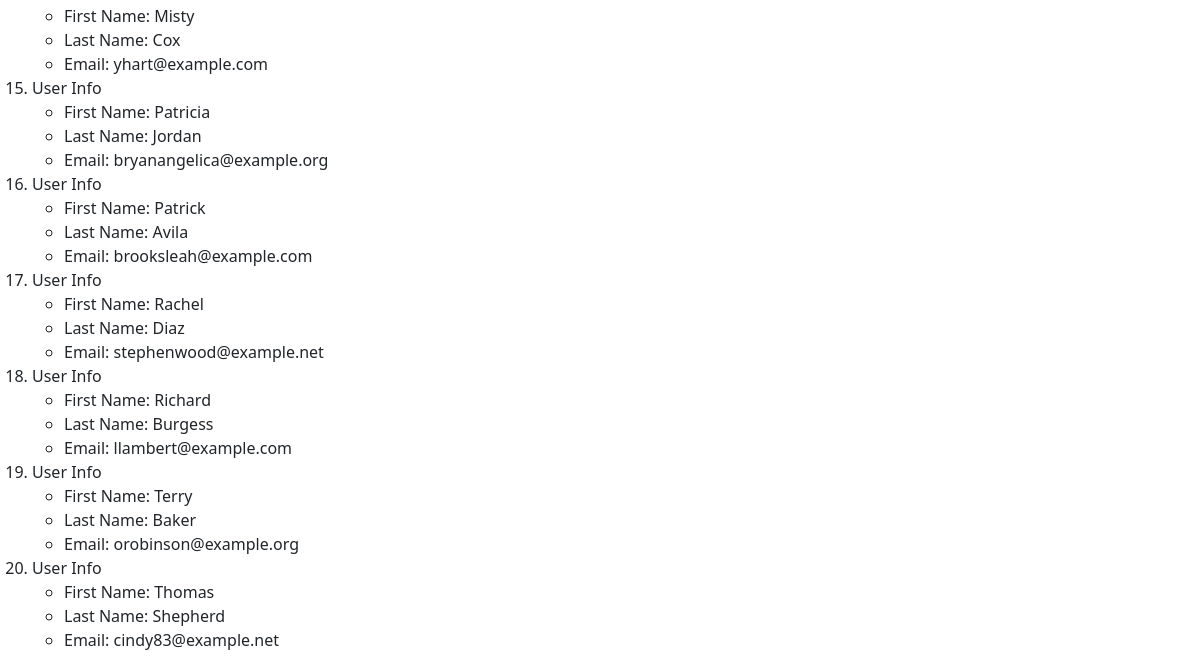
The page /user/ (lower part) on the database as committed earlier.
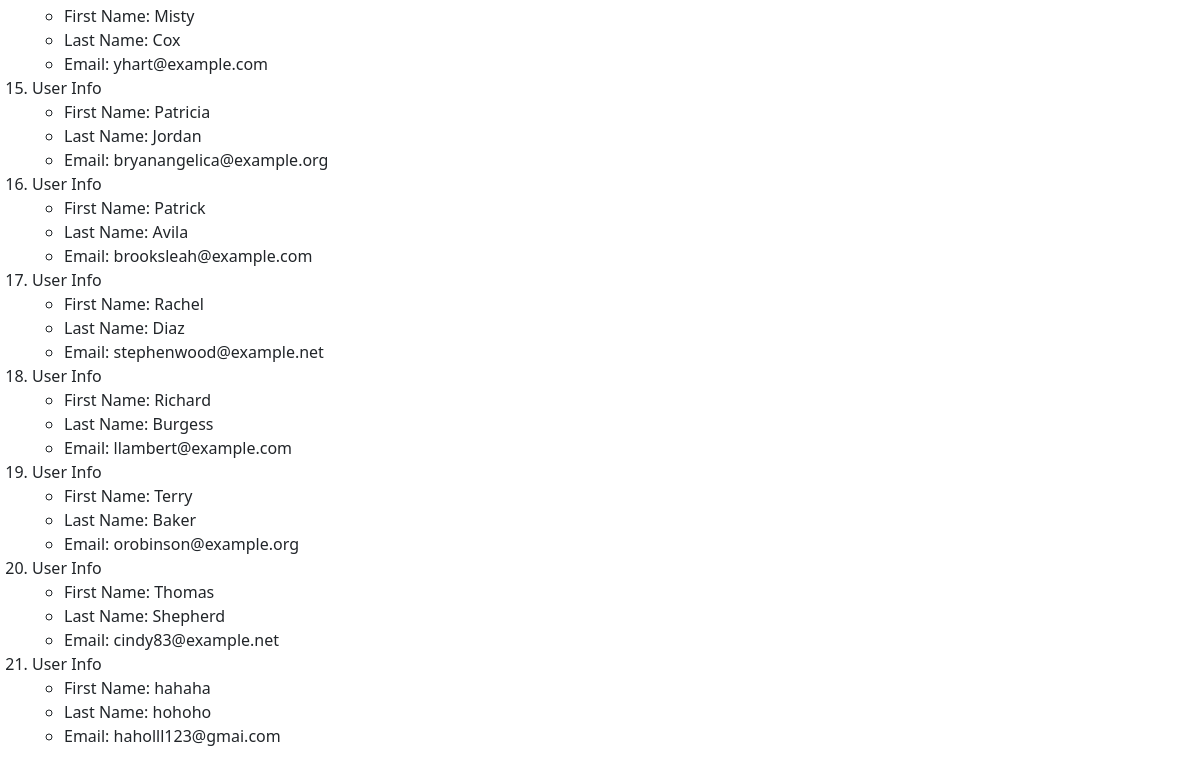
The same page on the database as committed later.
### my_app/models.py (models this page shows, shortened)
class User(models.Model):
    first_name = models.CharField(max_length=128)
    last_name = models.CharField(max_length=128)
    email = models.EmailField(max_length=264, unique=True)

### my_app/views.py (the view)
# urls.py: path('user/', views.user),
def user(request):
    user_list = User.objects.order_by('first_name')
    user_dict = {'users': user_list}
    return render(request, 'my_app/user.html', context=user_dict)

### my_app/templates/my_app/user.html (shortened to what this page needs)
<!DOCTYPE html>
<html lang="en">
<head>
  <link href="https://cdn.jsdelivr.net/npm/bootstrap@5.1.3/dist/css/bootstrap.min.css"
      rel="stylesheet"
>
</head>
<body>
  {% if users %}
  <ol>
    {% for user in users %}
    <li>User Info</li>
    <ul>
      <li>First Name: {{ user.first_name }}</li>
      <li>Last Name: {{ user.last_name }}</li>
      <li>Email: {{ user.email }}</li>
    </ul>
    {% endfor %}
  </ol>
  {% endif %}
</body>
</html>

Rows that differ between the two databases and show on the page:
added User: first_name "hahaha", last_name "hohoho", email "haholll123@gmai.com"
